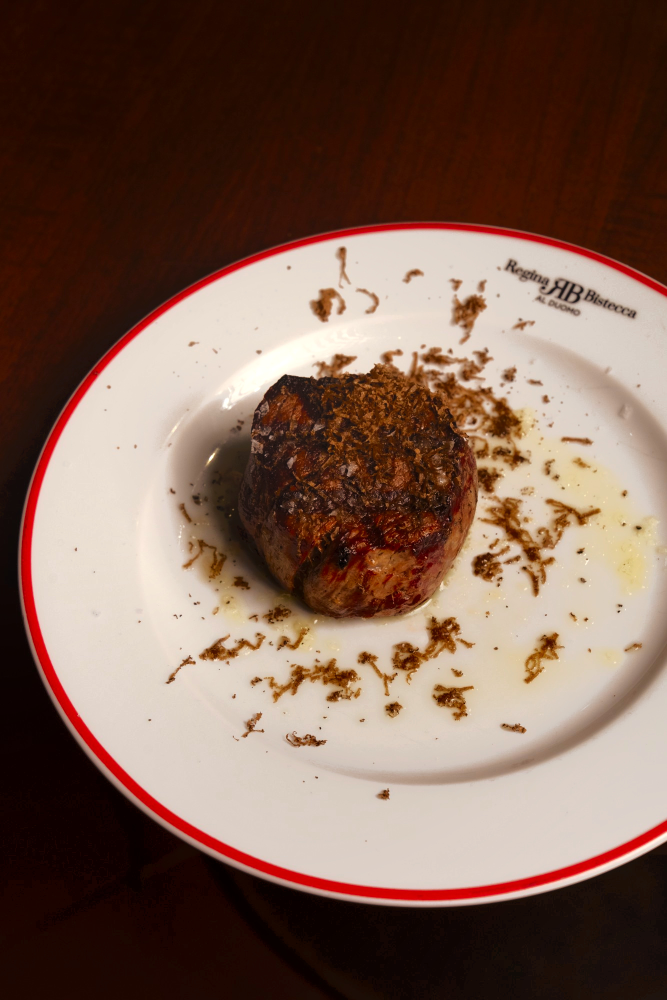
#> input picture foto/filetto-color-chatgpt-hq.jpg, 1334 x 2000 px (shown at 1/2 size)
$ python maskhim_endcard.py ../foto/filetto-color-chatgpt-hq.jpg ../foto/filetto-color-reference.jpg
#> lines starting #> are read from the running program, lines starting #| are printed output that depends on the picture
import sys, os
import numpy as np
from PIL import Image, ImageFilter

logo_path, out_dir = sys.argv[1], sys.argv[2]
W, H, FPS, DUR = 1080, 1920, 24, 4.25
START = 0.30  # logo animation start (s, local), right after the black point of the transition
os.makedirs(out_dir, exist_ok=True)

logo = Image.open(logo_path).convert("RGBA")
bbox = logo.getchannel("A").getbbox()
#> bbox = (0, 0, 1334, 2000)
logo = logo.crop(bbox)
LW = 760
logo = logo.resize((LW, round(logo.height * LW / logo.width)), Image.LANCZOS)
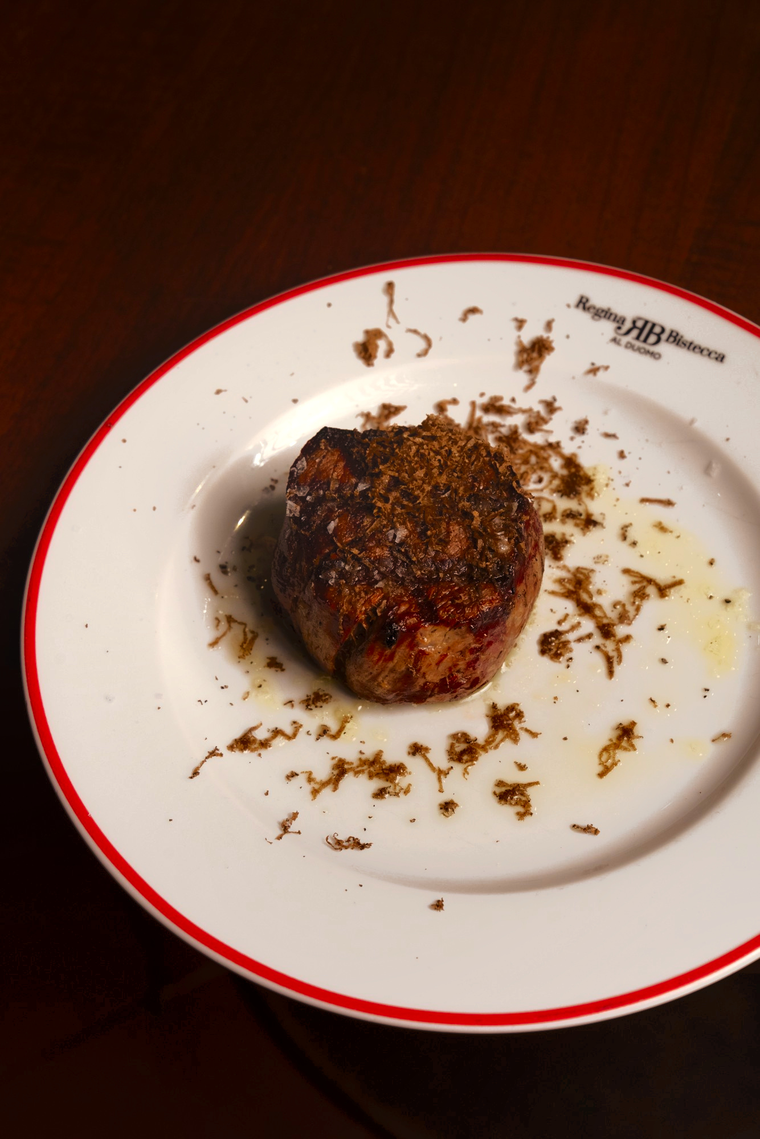
#> logo: PIL image 760x1139 RGBA; mean R, G, B, A 124.2, 96.2, 82.9, 255

# soft diagonal light beam from top-right, echoing the video's spotlight
yy, xx = np.mgrid[0:H, 0:W].astype(np.float32)
ang = np.deg2rad(-60)
d = (xx - W * 0.95) * np.cos(ang) + (yy + 100) * np.sin(ang)  # distance from beam axis
along = np.clip((-(xx - W * 0.95) * np.sin(ang) + (yy + 100) * np.cos(ang)) / H, 0, 1)
beam = np.exp(-(d / 140) ** 2) * (1 - along) ** 1.5


def ease_out(x):
    x = min(max(x, 0.0), 1.0)
    return 1 - (1 - x) ** 3


n = int(DUR * FPS)
for f in range(n):
    t = f / FPS
    p = ease_out((t - START) / 1.1)
    bg = np.zeros((H, W, 3), np.float32)
    bg += (beam * 38 * ease_out((t - START) / 1.6))[..., None]
    frame = Image.fromarray(bg.clip(0, 255).astype(np.uint8)).convert("RGBA")

    if p > 0:
        s = 1.08 - 0.08 * p
        lw, lh = round(LW * s), round(logo.height * s)
        lg = logo.resize((lw, lh), Image.LANCZOS)
        blur = 14 * (1 - p)
        if blur > 0.3:
            pad = 40
            canvas = Image.new("RGBA", (lw + 2 * pad, lh + 2 * pad))
            canvas.paste(lg, (pad, pad))
            lg = canvas.filter(ImageFilter.GaussianBlur(blur))
        a = np.array(lg).astype(np.float32)
        a[..., 3] *= p
        # glint: a bright diagonal band sweeping left->right once the logo has settled
        g = (t - START - 1.2) / 0.8
        if 0 <= g <= 1:
            gx = np.arange(a.shape[1])[None, :] + 0.5 * np.arange(a.shape[0])[:, None]
            cx = -0.3 * a.shape[1] + g * 1.8 * a.shape[1]
            band = np.exp(-((gx - cx) / 40) ** 2)
            glow = Image.fromarray(np.dstack([np.full(a.shape[:2], 255.0)] * 3 + [a[..., 3] * band * 0.9]).astype(np.uint8))
        else:
            glow = None
        lg = Image.fromarray(a.clip(0, 255).astype(np.uint8))
        x, y = (W - lg.width) // 2, int(H * 0.47) - lg.height // 2
        frame.alpha_composite(lg, (x, y))
        if glow is not None:
            glow = glow.filter(ImageFilter.GaussianBlur(6))
            frame.alpha_composite(glow, (x, y))
#> (the run stopped early here; a loop or call above may not have finished)
